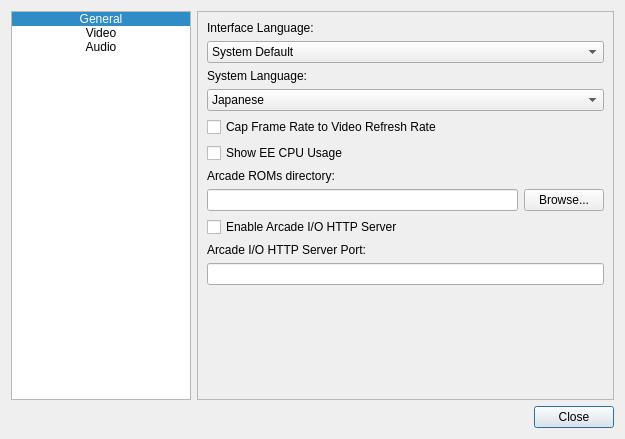
<?xml version="1.0" encoding="UTF-8"?>
<ui version="4.0">
 <class>SettingsDialog</class>
 <widget class="QDialog" name="SettingsDialog">
  <property name="geometry">
   <rect>
    <x>0</x>
    <y>0</y>
    <width>625</width>
    <height>439</height>
   </rect>
  </property>
  <property name="windowTitle">
   <string>Settings</string>
  </property>
  <layout class="QGridLayout" name="gridLayout">
   <item row="1" column="1">
    <widget class="QDialogButtonBox" name="buttonBox">
     <property name="orientation">
      <enum>Qt::Horizontal</enum>
     </property>
     <property name="standardButtons">
      <set>QDialogButtonBox::Close</set>
     </property>
    </widget>
   </item>
   <item row="0" column="0">
    <widget class="QListWidget" name="listWidget">
     <property name="minimumSize">
      <size>
       <width>175</width>
       <height>0</height>
      </size>
     </property>
     <property name="maximumSize">
      <size>
       <width>180</width>
       <height>16777215</height>
      </size>
     </property>
     <property name="editTriggers">
      <set>QAbstractItemView::EditKeyPressed|QAbstractItemView::SelectedClicked</set>
     </property>
     <property name="iconSize">
      <size>
       <width>48</width>
       <height>48</height>
      </size>
     </property>
     <property name="currentRow">
      <number>0</number>
     </property>
     <item>
      <property name="text">
       <string>General</string>
      </property>
      <property name="font">
       <font>
        <kerning>true</kerning>
       </font>
      </property>
      <property name="textAlignment">
       <set>AlignCenter</set>
      </property>
      <property name="icon">
       <iconset resource="resources.qrc">
        <normaloff>:/assets/general.png</normaloff>:/assets/general.png</iconset>
      </property>
      <property name="flags">
       <set>ItemIsSelectable|ItemIsEnabled</set>
      </property>
     </item>
     <item>
      <property name="text">
       <string>Video</string>
      </property>
      <property name="textAlignment">
       <set>AlignCenter</set>
      </property>
      <property name="icon">
       <iconset resource="resources.qrc">
        <normaloff>:/assets/video.png</normaloff>:/assets/video.png</iconset>
      </property>
      <property name="flags">
       <set>ItemIsSelectable|ItemIsEnabled</set>
      </property>
     </item>
     <item>
      <property name="text">
       <string>Audio</string>
      </property>
      <property name="font">
       <font>
        <stylestrategy>PreferDefault</stylestrategy>
       </font>
      </property>
      <property name="textAlignment">
       <set>AlignCenter</set>
      </property>
      <property name="icon">
       <iconset resource="resources.qrc">
        <normaloff>:/assets/music.png</normaloff>:/assets/music.png</iconset>
      </property>
      <property name="flags">
       <set>ItemIsSelectable|ItemIsEnabled</set>
      </property>
     </item>
    </widget>
   </item>
   <item row="0" column="1">
    <widget class="QStackedWidget" name="stackedWidget">
     <property name="frameShape">
      <enum>QFrame::StyledPanel</enum>
     </property>
     <property name="currentIndex">
      <number>0</number>
     </property>
     <widget class="QWidget" name="General">
      <layout class="QVBoxLayout" name="verticalLayout1">
       <item>
        <widget class="QLabel" name="label_uiLanguage">
         <property name="text">
          <string>Interface Language:</string>
         </property>
        </widget>
       </item>
       <item>
        <widget class="QComboBox" name="comboBox_uiLanguage">
         <item>
          <property name="text">
           <string>System Default</string>
          </property>
         </item>
         <item>
          <property name="text">
           <string>English</string>
          </property>
         </item>
         <item>
          <property name="text">
           <string>Chinese (Simplified)</string>
          </property>
         </item>
        </widget>
       </item>
       <item>
        <widget class="QLabel" name="label_2">
         <property name="text">
          <string>System Language:</string>
         </property>
        </widget>
       </item>
       <item>
        <widget class="QComboBox" name="comboBox_system_language">
         <item>
          <property name="text">
           <string>Japanese</string>
          </property>
         </item>
         <item>
          <property name="text">
           <string>English</string>
          </property>
         </item>
         <item>
          <property name="text">
           <string>French</string>
          </property>
         </item>
         <item>
          <property name="text">
           <string>Spanish</string>
          </property>
         </item>
         <item>
          <property name="text">
           <string>German</string>
          </property>
         </item>
         <item>
          <property name="text">
           <string>Italian</string>
          </property>
         </item>
         <item>
          <property name="text">
           <string>Dutch</string>
          </property>
         </item>
         <item>
          <property name="text">
           <string>Portuguese</string>
          </property>
         </item>
         <item>
          <property name="text">
           <string>Russian</string>
          </property>
         </item>
         <item>
          <property name="text">
           <string>Korean</string>
          </property>
         </item>
         <item>
          <property name="text">
           <string>Traditional Chinese</string>
          </property>
         </item>
         <item>
          <property name="text">
           <string>Simplified Chinese</string>
          </property>
         </item>
        </widget>
       </item>
       <item>
        <widget class="QCheckBox" name="checkBox_limitFrameRate">
         <property name="text">
          <string>Cap Frame Rate to Video Refresh Rate</string>
         </property>
        </widget>
       </item>
       <item>
        <widget class="QCheckBox" name="checkBox_showEECPUUsage">
         <property name="text">
          <string>Show EE CPU Usage</string>
         </property>
        </widget>
       </item>
       <item>
        <widget class="QLabel" name="label_8">
         <property name="text">
          <string>Arcade ROMs directory:</string>
         </property>
        </widget>
       </item>
       <item>
        <layout class="QHBoxLayout" name="horizontalLayout">
         <item>
          <widget class="QLineEdit" name="edit_arcadeRoms_dir">
           <property name="readOnly">
            <bool>true</bool>
           </property>
          </widget>
         </item>
         <item>
          <widget class="QPushButton" name="button_browseArcadeRomsDir">
           <property name="text">
            <string>Browse...</string>
           </property>
          </widget>
         </item>
        </layout>
       </item>
       <item>
        <widget class="QCheckBox" name="checkBox_enableArcadeIOServer">
         <property name="text">
          <string>Enable Arcade I/O HTTP Server</string>
         </property>
        </widget>
       </item>
       <item>
        <widget class="QLabel" name="label_9">
         <property name="text">
          <string>Arcade I/O HTTP Server Port:</string>
         </property>
        </widget>
       </item>
       <item>
        <widget class="QLineEdit" name="lineEdit_arcadeIOServerPort"/>
       </item>
       <item>
        <spacer name="verticalSpacer_2">
         <property name="orientation">
          <enum>Qt::Vertical</enum>
         </property>
         <property name="sizeHint" stdset="0">
          <size>
           <width>20</width>
           <height>40</height>
          </size>
         </property>
        </spacer>
       </item>
      </layout>
     </widget>
     <widget class="QWidget" name="Video">
      <layout class="QVBoxLayout" name="verticalLayout">
       <item>
        <widget class="QLabel" name="label_3">
         <property name="text">
          <string>&lt;html&gt;&lt;head/&gt;&lt;body&gt;&lt;p&gt;Resolution:&lt;/p&gt;&lt;/body&gt;&lt;/html&gt;</string>
         </property>
        </widget>
       </item>
       <item>
        <widget class="QComboBox" name="comboBox_res_multiplyer">
         <item>
          <property name="text">
           <string>1x (~480)</string>
          </property>
         </item>
         <item>
          <property name="text">
           <string>2x (~960p)</string>
          </property>
         </item>
         <item>
          <property name="text">
           <string>4x (~1920p)</string>
          </property>
         </item>
         <item>
          <property name="text">
           <string>8x (~4320p / 8k)</string>
          </property>
         </item>
         <item>
          <property name="text">
           <string>16x (~7680p / 16k)</string>
          </property>
         </item>
        </widget>
       </item>
       <item>
        <widget class="QLabel" name="label">
         <property name="text">
          <string>&lt;html&gt;&lt;head/&gt;&lt;body&gt;&lt;p&gt;Presentation Mode:&lt;/p&gt;&lt;/body&gt;&lt;/html&gt;</string>
         </property>
        </widget>
       </item>
       <item>
        <widget class="QComboBox" name="comboBox_presentation_mode">
         <property name="currentIndex">
          <number>1</number>
         </property>
         <item>
          <property name="text">
           <string>Fill Screen</string>
          </property>
         </item>
         <item>
          <property name="text">
           <string>Fit Screen</string>
          </property>
         </item>
         <item>
          <property name="text">
           <string>Original Size</string>
          </property>
         </item>
        </widget>
       </item>
       <item>
        <widget class="QCheckBox" name="checkBox_widescreenOutput">
         <property name="text">
          <string>Resize output to widescreen (16:9)</string>
         </property>
        </widget>
       </item>
       <item>
        <widget class="QCheckBox" name="checkBox_enable_gs_ram_reads">
         <property name="text">
          <string>Enable GS RAM reads</string>
         </property>
        </widget>
       </item>
       <item>
        <widget class="QCheckBox" name="checkBox_force_bilinear_filtering">
         <property name="text">
          <string>Force Bilinear Filtering</string>
         </property>
        </widget>
       </item>
       <item>
        <widget class="QWidget" name="gs_option_widget" native="true">
         <layout class="QGridLayout" name="gridLayout_2">
          <property name="leftMargin">
           <number>0</number>
          </property>
          <property name="topMargin">
           <number>0</number>
          </property>
          <property name="rightMargin">
           <number>0</number>
          </property>
          <property name="bottomMargin">
           <number>0</number>
          </property>
          <item row="0" column="0">
           <widget class="QLabel" name="label_6">
            <property name="text">
             <string>GS Handler:</string>
            </property>
           </widget>
          </item>
          <item row="2" column="0">
           <widget class="QLabel" name="label_7">
            <property name="text">
             <string>Vulkan Device:</string>
            </property>
           </widget>
          </item>
          <item row="1" column="0">
           <widget class="QComboBox" name="comboBox_gs_selection"/>
          </item>
          <item row="3" column="0">
           <widget class="QComboBox" name="comboBox_vulkan_device"/>
          </item>
          <item row="4" column="0">
           <widget class="QLabel" name="label_5">
            <property name="text">
             <string>Warning: Changing these settings during gameplay can produce unexpected results.</string>
            </property>
            <property name="textFormat">
             <enum>Qt::AutoText</enum>
            </property>
            <property name="alignment">
             <set>Qt::AlignLeading|Qt::AlignLeft|Qt::AlignTop</set>
            </property>
            <property name="wordWrap">
             <bool>true</bool>
            </property>
           </widget>
          </item>
         </layout>
        </widget>
       </item>
       <item>
        <widget class="QPushButton" name="button_vulkanDeviceInfo">
         <property name="text">
          <string>Show Vulkan Device Info...</string>
         </property>
        </widget>
       </item>
       <item>
        <spacer name="verticalSpacer">
         <property name="orientation">
          <enum>Qt::Vertical</enum>
         </property>
         <property name="sizeHint" stdset="0">
          <size>
           <width>20</width>
           <height>40</height>
          </size>
         </property>
        </spacer>
       </item>
      </layout>
     </widget>
     <widget class="QWidget" name="Audio">
      <layout class="QVBoxLayout" name="verticalLayout2">
       <item>
        <widget class="QCheckBox" name="checkBox_enable_audio">
         <property name="text">
          <string>Enable Audio Output</string>
         </property>
        </widget>
       </item>
       <item>
        <widget class="QLabel" name="label_4">
         <property name="text">
          <string>Buffer Size:</string>
         </property>
        </widget>
       </item>
       <item>
        <widget class="QSpinBox" name="spinBox_spuBlockCount">
         <property name="minimum">
          <number>10</number>
         </property>
         <property name="maximum">
          <number>400</number>
         </property>
         <property name="singleStep">
          <number>10</number>
         </property>
         <property name="value">
          <number>400</number>
         </property>
        </widget>
       </item>
       <item>
        <spacer name="verticalSpacer_3">
         <property name="orientation">
          <enum>Qt::Vertical</enum>
         </property>
         <property name="sizeHint" stdset="0">
          <size>
           <width>20</width>
           <height>40</height>
          </size>
         </property>
        </spacer>
       </item>
      </layout>
     </widget>
    </widget>
   </item>
  </layout>
 </widget>
 <resources>
  <include location="resources.qrc"/>
 </resources>
 <connections>
  <connection>
   <sender>buttonBox</sender>
   <signal>accepted()</signal>
   <receiver>SettingsDialog</receiver>
   <slot>accept()</slot>
   <hints>
    <hint type="sourcelabel">
     <x>248</x>
     <y>254</y>
    </hint>
    <hint type="destinationlabel">
     <x>157</x>
     <y>274</y>
    </hint>
   </hints>
  </connection>
  <connection>
   <sender>buttonBox</sender>
   <signal>rejected()</signal>
   <receiver>SettingsDialog</receiver>
   <slot>reject()</slot>
   <hints>
    <hint type="sourcelabel">
     <x>316</x>
     <y>260</y>
    </hint>
    <hint type="destinationlabel">
     <x>286</x>
     <y>274</y>
    </hint>
   </hints>
  </connection>
 </connections>
</ui>
